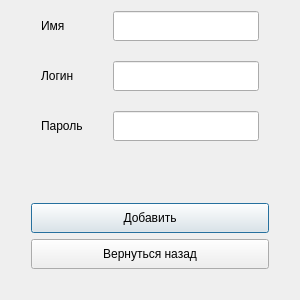
<?xml version="1.0" encoding="UTF-8"?>
<ui version="4.0">
 <class>AddDoctor</class>
 <widget class="QDialog" name="AddDoctor">
  <property name="geometry">
   <rect>
    <x>0</x>
    <y>0</y>
    <width>300</width>
    <height>300</height>
   </rect>
  </property>
  <property name="minimumSize">
   <size>
    <width>300</width>
    <height>300</height>
   </size>
  </property>
  <property name="maximumSize">
   <size>
    <width>300</width>
    <height>300</height>
   </size>
  </property>
  <property name="windowTitle">
   <string>Dialog</string>
  </property>
  <layout class="QVBoxLayout" name="verticalLayout_2">
   <item>
    <layout class="QFormLayout" name="formLayout">
     <property name="horizontalSpacing">
      <number>30</number>
     </property>
     <property name="verticalSpacing">
      <number>20</number>
     </property>
     <property name="leftMargin">
      <number>30</number>
     </property>
     <property name="topMargin">
      <number>0</number>
     </property>
     <property name="rightMargin">
      <number>30</number>
     </property>
     <item row="0" column="0">
      <widget class="QLabel" name="label">
       <property name="minimumSize">
        <size>
         <width>0</width>
         <height>30</height>
        </size>
       </property>
       <property name="text">
        <string>Имя</string>
       </property>
      </widget>
     </item>
     <item row="0" column="1">
      <widget class="QLineEdit" name="name">
       <property name="minimumSize">
        <size>
         <width>0</width>
         <height>30</height>
        </size>
       </property>
      </widget>
     </item>
     <item row="1" column="0">
      <widget class="QLabel" name="label_2">
       <property name="minimumSize">
        <size>
         <width>0</width>
         <height>30</height>
        </size>
       </property>
       <property name="text">
        <string>Логин</string>
       </property>
      </widget>
     </item>
     <item row="2" column="0">
      <widget class="QLabel" name="label_3">
       <property name="minimumSize">
        <size>
         <width>0</width>
         <height>30</height>
        </size>
       </property>
       <property name="text">
        <string>Пароль</string>
       </property>
      </widget>
     </item>
     <item row="1" column="1">
      <widget class="QLineEdit" name="login">
       <property name="minimumSize">
        <size>
         <width>0</width>
         <height>30</height>
        </size>
       </property>
      </widget>
     </item>
     <item row="2" column="1">
      <widget class="QLineEdit" name="password">
       <property name="minimumSize">
        <size>
         <width>0</width>
         <height>30</height>
        </size>
       </property>
      </widget>
     </item>
    </layout>
   </item>
   <item>
    <layout class="QVBoxLayout" name="verticalLayout">
     <property name="leftMargin">
      <number>20</number>
     </property>
     <property name="topMargin">
      <number>20</number>
     </property>
     <property name="rightMargin">
      <number>20</number>
     </property>
     <property name="bottomMargin">
      <number>20</number>
     </property>
     <item>
      <widget class="QPushButton" name="add">
       <property name="minimumSize">
        <size>
         <width>200</width>
         <height>30</height>
        </size>
       </property>
       <property name="text">
        <string>Добавить</string>
       </property>
      </widget>
     </item>
     <item>
      <widget class="QPushButton" name="back">
       <property name="minimumSize">
        <size>
         <width>200</width>
         <height>30</height>
        </size>
       </property>
       <property name="text">
        <string>Вернуться назад</string>
       </property>
      </widget>
     </item>
    </layout>
   </item>
  </layout>
 </widget>
 <resources/>
 <connections/>
</ui>
